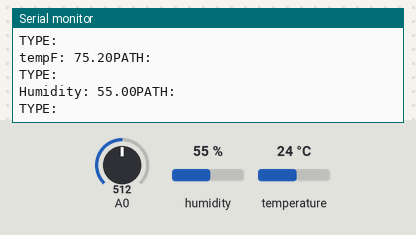
Bench run of a sketch on a simulated ESP8266 (NodeMCU). On the bench: the last lines printed to the serial monitor. The inputs (shaded band) are chosen by the test bench; at power-on: A0 = 512, humidity 55 %, temperature 24 °C. WiFi joins after 1.5 s; servers stay silent unless stated.

Above: at 2.7 s.
2.8 s: A0 set to 716
14.0 s: humidity set to 22 %
At 18.3 s:
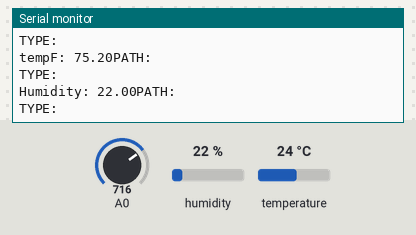
25.2 s: temperature set to 12 °C
At 31.81 s:
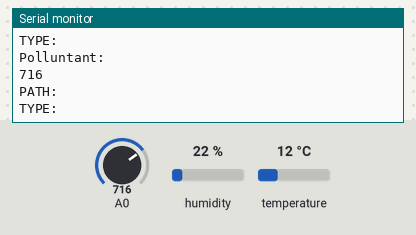
36.4 s: A0 set to 900
At 46.81 s:
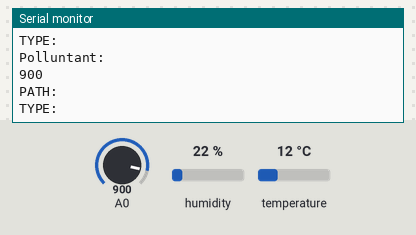
Timing chart, 0 to 48.3 s (numbered marks = the images above; inputs shaded):
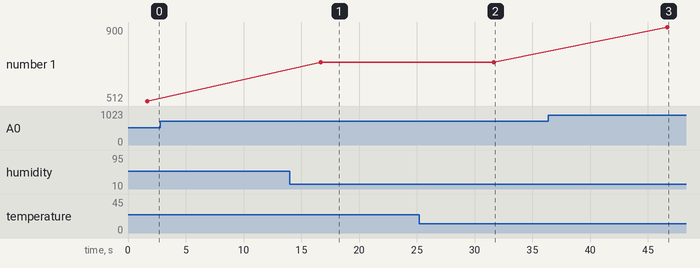

Measured:
- after the input at 14.0 s, the serial monitor: prints a new line after 3.1 s (image 1)
- after the input at 36.4 s, the serial monitor: prints a new line after 10.3 s (image 3)
- plotted number 1: 716 → 900 after the input at 36.4 s

The sketch:

Database_connection.ino
```cpp
#include <Arduino.h>
#if defined(ESP32)
  #include <WiFi.h>
#elif defined(ESP8266)
  #include <ESP8266WiFi.h>
#endif
#include <Firebase_ESP_Client.h>
#include "DHT.h"
#define DPIN 4
#define DTYPE DHT11


DHT dht(DPIN,DTYPE);

//Provide the token generation process info.
#include "addons/TokenHelper.h"
//Provide the RTDB payload printing info and other helper functions.
#include "addons/RTDBHelper.h"

// Insert your network credentials
#define WIFI_SSID "OnePlus Nord2 5G"
#define WIFI_PASSWORD "w7j2tuzn"

// Insert Firebase project API Key
#define API_KEY "AIzaSyCEhiQp5iGz_M-X2-2xnL2iKYYM700CQJU"

// Insert RTDB URLefine the RTDB URL */
#define DATABASE_URL "https://air-quality-monitoring-faf7e-default-rtdb.asia-southeast1.firebasedatabase.app/"

//Define Firebase Data object
FirebaseData fbdo;

FirebaseAuth auth;
FirebaseConfig config;

unsigned long sendDataPrevMillis = 0;
int count = 0;
bool signupOK = false;

void setup(){
  Serial.begin(115200);
   pinMode(A0,INPUT);
   Serial.begin(9600);
   dht.begin();
  WiFi.begin(WIFI_SSID, WIFI_PASSWORD);
  Serial.print("Connecting to Wi-Fi");
  while (WiFi.status() != WL_CONNECTED){
    Serial.print(".");
    delay(300);
  }
  Serial.println();
  Serial.print("Connected with IP: ");
  Serial.println(WiFi.localIP());
  Serial.println();

  /* Assign the api key (required) */
  config.api_key = "AIzaSyCEhiQp5iGz_M-X2-2xnL2iKYYM700CQJU";

  /* Assign the RTDB URL (required) */
  config.database_url = "https://air-quality-monitoring-faf7e-default-rtdb.asia-southeast1.firebasedatabase.app"
;

  /* Sign up */
  if (Firebase.signUp(&config, &auth, "", "")){
    Serial.println("ok");
    signupOK = true;
  }
  else{
    Serial.printf("%s\n", config.signer.signupError.message.c_str());
  }


  /* Assign the callback function for the long running token generation task */
  config.token_status_callback = tokenStatusCallback; //see addons/TokenHelper.h

  Firebase.begin(&config, &auth);
  Firebase.reconnectWiFi(true);
}

void loop(){
  if (Firebase.ready() && signupOK && (millis() - sendDataPrevMillis > 15000 || sendDataPrevMillis == 0)){
    sendDataPrevMillis = millis();
    // Write an Int number on the database path test/int
      int a=analogRead(A0);
  float tc = dht.readTemperature(false);
  float tf = dht.readTemperature(true);
  float hu = dht.readHumidity();
    if (Firebase.RTDB.setInt(&fbdo, "test/Polluntant", a)){
      Serial.println("Polluntant: ");
      Serial.println(a);
      Serial.println("PATH: " + fbdo.dataPath());
      Serial.println("TYPE: " + fbdo.dataType());
    }
    else {
      Serial.println("FAILED");
      Serial.println("REASON: " + fbdo.errorReason());
    }

    // Write an Float number on the database path test/float
     if (Firebase.RTDB.setInt(&fbdo, "test/tempC", tc)){
      Serial.print("tempC :");
      Serial.print(tc);
      Serial.println("PATH: " + fbdo.dataPath());
      Serial.println("TYPE: " + fbdo.dataType());
    }
    else {
      Serial.println("FAILED");
      Serial.println("REASON: " + fbdo.errorReason());
    }
        if (Firebase.RTDB.setInt(&fbdo, "test/tempF", tf)){
      Serial.print("tempF: ");
      Serial.print(tf);
      Serial.println("PATH: " + fbdo.dataPath());
      Serial.println("TYPE: " + fbdo.dataType());
    }
    else {
      Serial.println("FAILED");
      Serial.println("REASON: " + fbdo.errorReason());
    }
        if (Firebase.RTDB.setInt(&fbdo, "test/Humdity", hu)){
      Serial.print("Humidity: ");
      Serial.print(hu);
      Serial.println("PATH: " + fbdo.dataPath());
      Serial.println("TYPE: " + fbdo.dataType());
    }
    else {
      Serial.println("FAILED");
      Serial.println("REASON: " + fbdo.errorReason());
    }
  }
}
```
